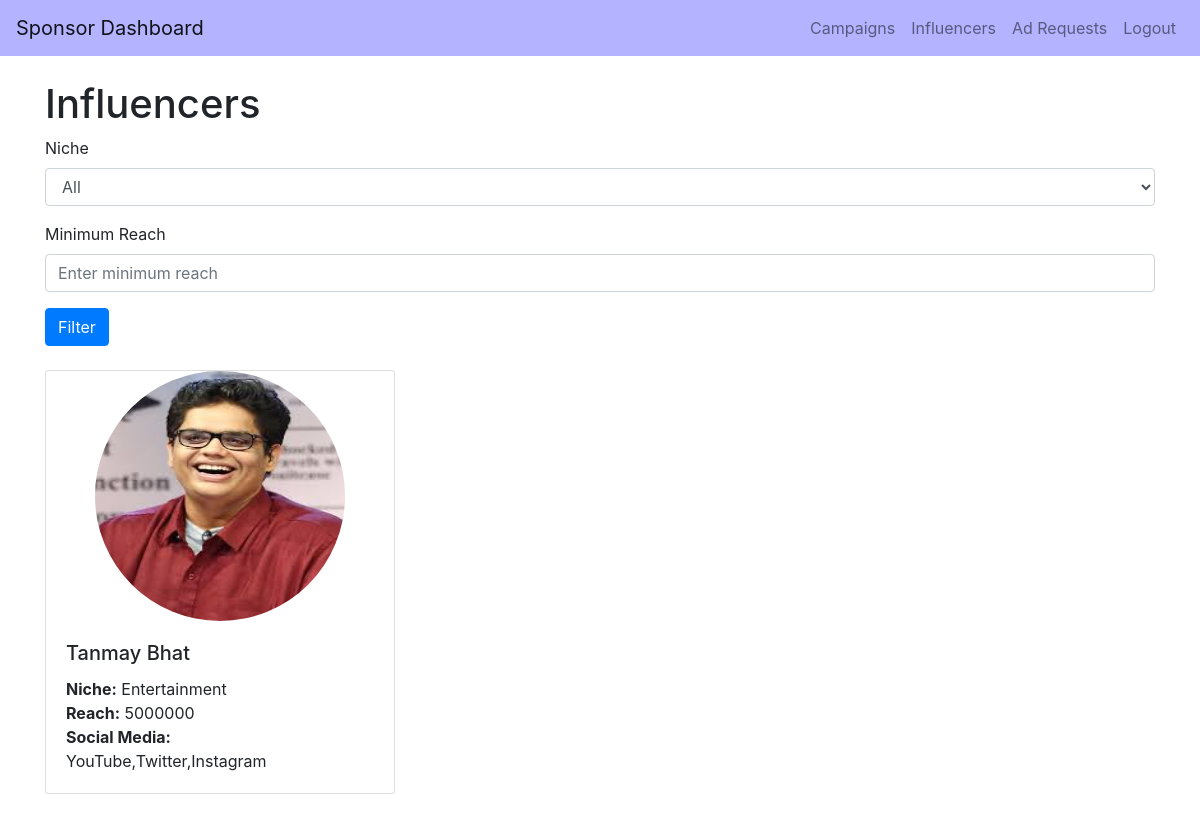
The page /sponsor_influencers/google_admin on the database its author committed.
### backend/models.py (models this page shows)
class Influencer(db.Model):
    __tablename__ = 'influencer'
    id = db.Column(db.Integer, primary_key=True)
    name = db.Column(db.String(100), nullable=False)
    email = db.Column(db.String(150), nullable=False)
    profile_picture = db.Column(db.String(150), nullable=True)
    niche = db.Column(db.String(50), nullable=False)
    reach = db.Column(db.Integer, nullable=False)
    user_id = db.Column(db.Integer, db.ForeignKey('user.id'), nullable=False)
    platform = db.Column(db.String(150), nullable=False)  # This will store the social media platforms as a comma-separated string
    flagged = db.Column(db.Boolean, default=False)
    user = db.relationship('User', backref='influencer_user', uselist=False)

### backend/controller.py (the view)
@app.route('/sponsor_influencers/<username>', methods=['GET'])
def sponsor_influencers(username):
    usr = User.query.filter_by(username=username).first()
    if usr and usr.role == 'sponsor':
        influencers = Influencer.query.all()
        filter_params = {
            'niche': request.args.get('niche'),
            'reach': request.args.get('reach')
        }
        if filter_params['niche']:
            influencers = [i for i in influencers if i.niche == filter_params['niche']]
        if filter_params['reach']:
            influencers = [i for i in influencers if i.reach >= int(filter_params['reach'])]
        return render_template('sponsor_influencers.html',
                               username=usr.username,
                               influencers=influencers)
    return redirect(url_for('login'))  # Redirect to login if not authorized

### templates/sponsor_influencers.html (shortened to what this page needs)
<!DOCTYPE html>
<html lang="en">
<head>
    <link href="https://stackpath.bootstrapcdn.com/bootstrap/4.5.2/css/bootstrap.min.css" rel="stylesheet">
</head>
<body>
    <nav class="navbar navbar-expand-lg navbar-light" style="background-color: #b3b3ff;">
        <a class="navbar-brand" href="/sponsor_dashboard/{{ username }}">Sponsor Dashboard</a>
        <div class="collapse navbar-collapse">
            <ul class="navbar-nav ml-auto">
                <li class="nav-item">
                    <a class="nav-link" href="/sponsor_campaigns/{{ username }}">Campaigns</a>
                </li>
                <li class="nav-item">
                    <a class="nav-link" href="/sponsor_influencers/{{ username }}">Influencers</a>
                </li>
                <li class="nav-item">
                    <a class="nav-link" href="">Ad Requests</a>
                </li>
                <li class="nav-item">
                    <a class="nav-link" href="{{ url_for('logout') }}">Logout</a>
                </li>
            </ul>
        </div>
    </nav>
    <div class="container mt-4">
        <h1>Influencers</h1>
        <form method="GET" action="/sponsor_influencers/{{ username }}" class="mb-4">
            <div class="form-group">
                <label for="niche">Niche</label>
                <select class="form-control" id="niche" name="niche">
                    <option value="">All</option>
                </select>
            </div>
            <div class="form-group">
                <label for="reach">Minimum Reach</label>
                <input type="number" class="form-control" id="reach" name="reach" placeholder="Enter minimum reach">
            </div>
            <button type="submit" class="btn btn-primary">Filter</button>
        </form>
        <div class="row">
            {% if influencers %}
                {% for influencer in influencers %}
                    <div class="col-md-4 mb-4">
                        <div class="card">
                            <div class="d-flex justify-content-center">
                                <img src="../static/images/{{ influencer.name }}.jpeg" class="img-fluid rounded-circle" alt="{{ influencer.name }}" style="width: 250px; height: 250px;">
                            </div>
                            <div class="card-body">
                                <h5 class="card-title">{{ influencer.name }}</h5>
                                <p class="card-text">
                                    <strong>Niche:</strong> {{ influencer.niche }}<br>
                                    <strong>Reach:</strong> {{ influencer.reach }}<br>
                                    <strong>Social Media:</strong> {{ influencer.platform }}<br>
                                </p>
                            </div>
                        </div>
                    </div>
                {% endfor %}
            {% else %}
                <p>No influencers found.</p>
            {% endif %}
        </div>
    </div>
</body>
</html>

### rows shown on the page
Influencer: name (picture), name "Tanmay Bhat", niche "Entertainment", reach "5000000", platform "YouTube,Twitter,Instagram"
